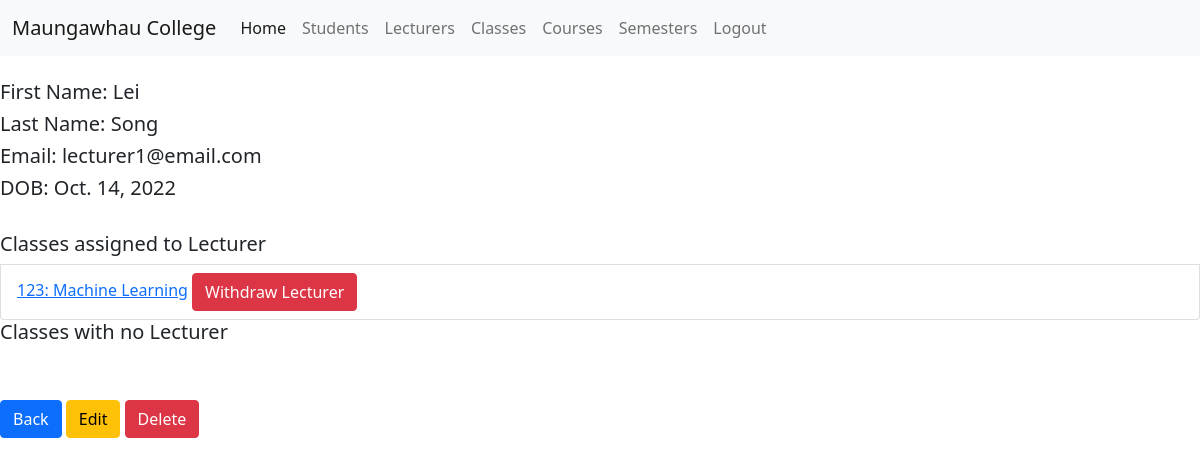
Page /lecturer/1 (signed in) on the committed database.
### attendance/models.py (models this page shows, shortened)
class Lecturer(models.Model):
    lecturer_id = models.AutoField(validators=[MinValueValidator(20000001), MaxValueValidator(30000000)],                                   primary_key=True)
    dob = models.DateField(blank=True, null=True)
    user = models.OneToOneField(User, on_delete=models.CASCADE)
    def __str__(self):
        return self.user.first_name + " " + self.user.last_name

class Class(models.Model):
    number = models.CharField(max_length=6)
    course = models.ForeignKey(Course, on_delete=models.CASCADE)
    semester = models.ForeignKey(Semester, on_delete=models.CASCADE)
    lecturer = models.ForeignKey(Lecturer, on_delete=models.SET_NULL, blank=True, null=True)
    students = models.ManyToManyField(Student, blank=True, null=True, related_name="enrolled_student")
    def __str__(self):
        return self.number +": "+self.course.__str__()

class Course(models.Model):
    code = models.CharField(max_length=9)
    name = models.CharField(max_length=50)
    def __str__(self):
        return self.name

### attendance/views.py (the view)
# urls.py: path('lecturer/<int:lecturer_id>', lecturerDetail, name="lecturer-detail"),
def lecturerDetail(request, lecturer_id):
    selected_lecturer = get_object_or_404(Lecturer, lecturer_id=lecturer_id)
    classes = Class.objects.filter(lecturer_id=None)
    context = {"lecturer": selected_lecturer,
               "availableclass": classes}
    return render(request, 'lecturer/lecturer-detail.html', context)

### attendance/templates/lecturer/lecturer-detail.html (shortened to what this page needs)
{% extends 'base.html' %}
{% load crispy_forms_tags %}
{% block content %}
    <br>
    <h5>First Name: {{ lecturer.user.first_name }} </h5>
    <h5>Last Name: {{ lecturer.user.last_name }} </h5>
    <h5>Email: {{ lecturer.user.email }}</h5>
    <h5>DOB: {{ lecturer.dob }}</h5>
    <br>
    {% if user.is_authenticated %}
        {% if request.user.is_superuser %}
            <ul class="list-group">
                <h5>Classes assigned to Lecturer</h5>
                {% for class in lecturer.class_set.all %}
                    <li class="list-group-item">
                        <a href="{% url 'class-detail' class.pk %}">{{ class }}</a>
                        <a href="{% url 'withdraw-lecturer' class_id=class.id lecturer_id=lecturer.lecturer_id %} "
                           class="btn btn-danger">Withdraw Lecturer</a>
                    </li>
                {% endfor %}
            </ul>
            <ul class="list-group">
                <h5>Classes with no Lecturer</h5>
            </ul>
            <br>
            <br>
            <a href="{% url 'lecturer-list' %}" class="btn btn-primary">Back</a>
            <a href="{% url 'update-lecturer' lecturer.pk %}" class="btn btn-warning">Edit</a>
            <a href="{% url 'delete-lecturer' lecturer.lecturer_id %}" class="btn btn-danger">Delete</a>
        {% else %}
            <p>You don't have permission to be here</p>
        {% endif %}
    {% endif %}
{% endblock %}

### rows in the picture
Lecturer: user.first_name "Lei", user.last_name "Song", user.email "lecturer1@email.com", dob "Oct. 14, 2022"
Class: number+course "123: Machine Learning"
